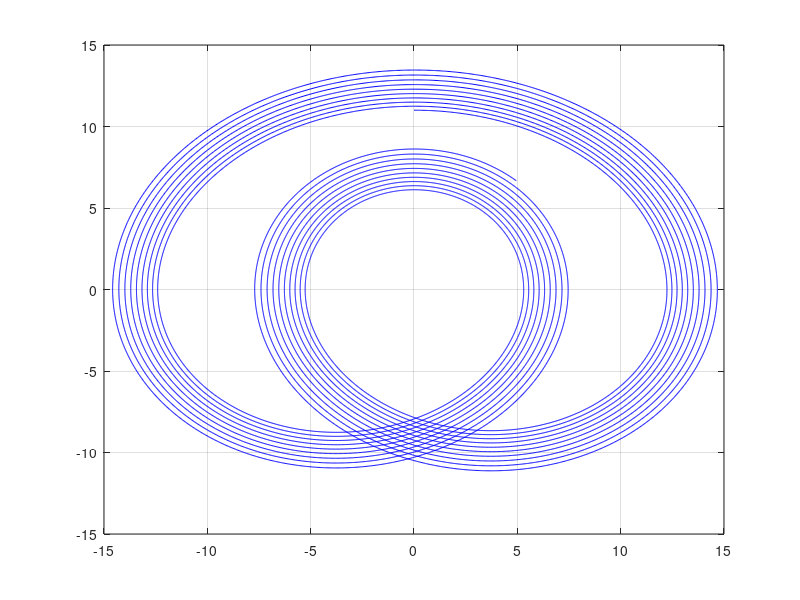

MATLAB code to generate this figure:
function sistemas_euler

    # y1'= -10 * y1 + 4 * y2
    # y2'= -4 * y1

    Dt= 1E-03;
    NDt=30000;
    a = 4;

    f = @ (y1,y2,t) [0.001*y1 + a*y2 + sin(2*t) * 0; -a*y1 + 0.001*y2 + sin(2*t) * 15];

    t=zeros(1,NDt);
    y=zeros(2,NDt);
    k1=zeros(2,1);

    t(1)=0;
    y(1,1)=0;
    y(2,1)=11;
    for j=1: NDt + 1
        k1(:) = Dt * f(y(1,j), y(2,j),t(j));
        t(j + 1)= t(j) + Dt;
        y(:,j + 1)= y(:,j) + k1;
        #fprintf("j=%d ; t=%f; y1=%f ; y2=%f ;k1_y1=%f ; k1_y2=%f ; \n",j,t(j),y(1,j),y(2,j),k1(1),k1(2));
    endfor

    figure(1)
    plot(y(1,:),y(2,:),'b')
    grid on

endfunction
